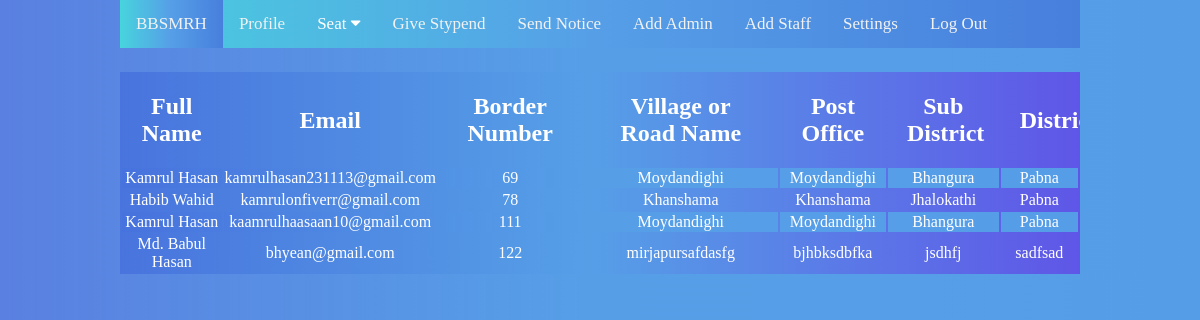
The page /student_profile.php on the database its author committed.
### tables this page shows
CREATE TABLE `tbl_student_registration` (
  `student_full_name` text NOT NULL,
  `student_email` varchar(100) NOT NULL,
  `student_password` varchar(50) NOT NULL,
  `student_border_number` int(11) NOT NULL,
  `village_or_road_name` varchar(100) NOT NULL,
  `post_office_name` varchar(100) NOT NULL,
  `sub_district_name` varchar(100) NOT NULL,
  `district_name` varchar(100) NOT NULL
);

### student_profile.php (the view, shortened to what this page needs)
<?php
    $connection = mysqli_connect("localhost","root","","bbsmrh");
    if ($connection === false){
        echo "Failed to connect to MySQL: " . mysqli_connect_error();
    }
    else{
        $sql = "SELECT * FROM tbl_student_registration ";
        $result = mysqli_query($connection, $sql);
    }
?>
<!DOCTYPE html>
<html>
<head>
<link rel="stylesheet" href="https://cdnjs.cloudflare.com/ajax/libs/font-awesome/4.7.0/css/font-awesome.min.css">
<link rel="stylesheet" href="css/student_profile.css">
</head>
<body>
<div class="topnav" id="myTopnav">
  <a href="#bbsmrh" class="active">BBSMRH</a>
  <a href="#profile">Profile</a>
  <div class="dropdown">
    <button class="dropbtn">Seat
      <i class="fa fa-caret-down"></i>
    </button>
  </div>
  <a href="#stypend">Give Stypend</a>
  <a href="#notice">Send Notice</a>
  <a href="#add_admin">Add Admin</a>
  <a href="#add_staff">Add Staff</a>
  <a href="#setting">Settings</a>
  <a href="#logout">Log Out</a>
</div>
<div class="student-dashboard">
    <table class="student-profile-table">
        <tr>
            <th>Full Name</th>
            <th>Email</th>
            <th>Border Number</th>
            <th>Village or Road Name</th>
            <th>Post Office</th>
            <th>Sub District</th>
            <th>District</th>
        </tr>
            <?php
                while($rows=$result->fetch_assoc())
                {
             ?>
        <tr>
            <td><?php echo $rows['student_full_name'];?></td>
            <td><?php echo $rows['student_email']; ?></td>
            <td><?php echo $rows['student_border_number']; ?></td>
            <td><?php echo $rows['village_or_road_name']; ?></td>
            <td><?php echo $rows['post_office_name']; ?></td>
            <td><?php echo $rows['sub_district_name']; ?></td>
            <td><?php echo $rows['district_name']; ?></td>
        </tr>
            <?php
                }
             ?>
    </table>
</div>
</body>
</html>

### css/student_profile.css (style rules this page uses)
body { margin:0; padding: 0; font-family:'Monsterrat'; background: rgb(95,86,231); background: linear-gradient(90deg, rgba(95,86,231,1) 0%, rgba(71,114,221,0.896796218487395) 0%, rgba(86,159,231,1) 49%, rgba(86,157,231,1) 100%, rgba(71,127,221,1) 100%); }
.topnav { width: 80%; margin-left: 10%; margin-right: 10%; overflow: hidden; background: rgb(95,86,231); background: linear-gradient(90deg, rgba(95,86,231,1) 0%, rgba(71,213,221,0.896796218487395) 0%, rgba(86,159,231,1) 49%, rgba(71,127,221,1) 100%, rgba(95,86,231,1) 100%); }
.topnav a { float: left; display: block; color: #f2f2f2; text-align: center; padding: 14px 16px; text-decoration: none; font-size: 17px; }
.active { background: rgb(95,86,231); background: linear-gradient(90deg, rgba(95,86,231,1) 0%, rgba(71,213,221,0.896796218487395) 0%, rgba(86,159,231,1) 49%, rgba(71,127,221,1) 100%, rgba(95,86,231,1) 100%); color: white; }
.dropdown { float: left; overflow: hidden; }
.dropdown .dropbtn { font-size: 17px; border: none; outline: none; color: white; padding: 14px 16px; background-color: inherit; font-family: inherit; margin: 0; }
.student-dashboard { width: 80%; height: 100%; margin-left: 10%; margin-right: 10%; text-align: center; color: #fff; }
.student-dashboard { overflow-x:auto; background: rgb(95,86,231); background: linear-gradient(90deg, rgba(95,86,231,1) 0%, rgba(71,114,221,0.896796218487395) 0%, rgba(86,159,231,1) 49%, rgba(95,86,231,1) 100%, rgba(95,86,231,1) 100%); text-align: center; margin-top: 2%; }
tr:nth-child(even) { background: rgb(95,86,231); background: linear-gradient(90deg, rgba(95,86,231,1) 0%, rgba(71,114,221,0.896796218487395) 0%, rgba(86,159,231,1) 49%, rgba(86,157,231,1) 100%, rgba(71,127,221,1) 100%); }
.student-dashboard th { font-size: 150%; padding: 2%; }

### rows shown on the page
tbl_student_registration: student_full_name "Kamrul Hasan", student_email "kamrulhasan231113@gmail.com", student_border_number "69", village_or_road_name "Moydandighi", post_office_name "Moydandighi", sub_district_name "Bhangura", district_name "Pabna"
tbl_student_registration: student_full_name "Habib Wahid", student_email "kamrulonfiverr@gmail.com", student_border_number "78", village_or_road_name "Khanshama", post_office_name "Khanshama", sub_district_name "Jhalokathi", district_name "Pabna"
tbl_student_registration: student_full_name "Kamrul Hasan", student_email "kaamrulhaasaan10@gmail.com", student_border_number "111", village_or_road_name "Moydandighi", post_office_name "Moydandighi", sub_district_name "Bhangura", district_name "Pabna"
tbl_student_registration: student_full_name "Md. Babul Hasan", student_email "bhyean@gmail.com", student_border_number "122", village_or_road_name "mirjapursafdasfg", post_office_name "bjhbksdbfka", sub_district_name "jsdhfj", district_name "sadfsad"
